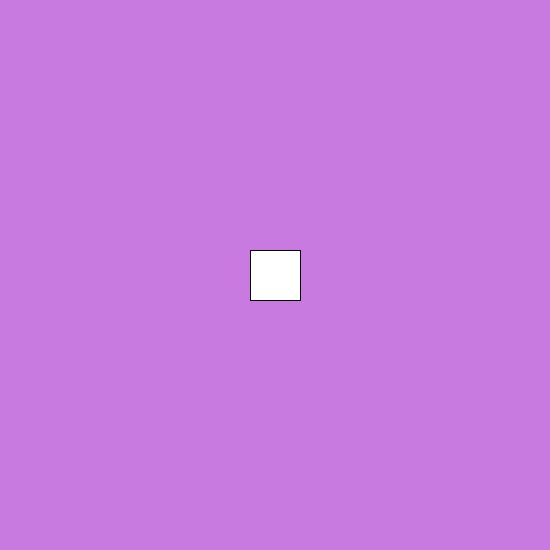
Frame 1 (no input)
Frame 60 (the mouse pressed at the canvas centre just before this capture): identical to frame 1, image omitted
Frame 120 (the mouse held since frame 60 and released just before this capture): identical to frame 1, image omitted

The Processing sketch that drew this single still picture (run headless with seeded random() and noise(); from frame 60 on, the mouse is pressed at the canvas centre):

// Processing sketch: opdracht_12_6
// ── opdracht_12_6.pde
int X = 250;
int Y = 250;

void setup(){
  size(550,550);
  
}

void draw(){
  background(#C87AE0);
  rect(X,Y,50,50);
}

void keyPressed(){
  //boven
  if(keyCode == 38){
    Y -= 10;
  }
  //links
  if(keyCode == 37){
    X -= 10;
  }
  //rechts
  if(keyCode == 39){
    X += 10;
  }
  //onder
  if(keyCode == 40){
    Y += 10;
  }
}
